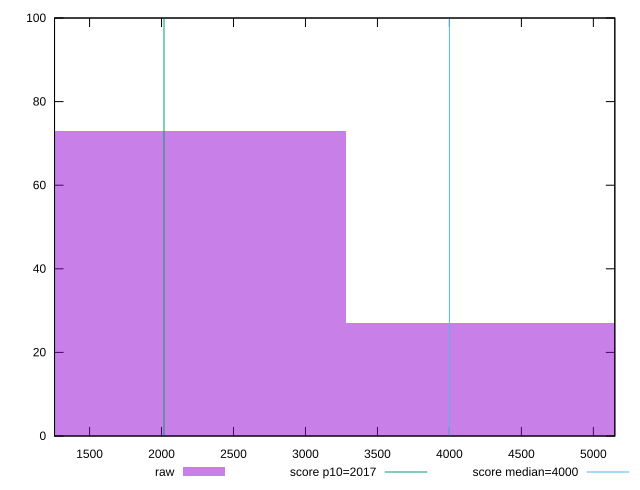

The script that saved this image:
reset

$raw <<EOF
2186.6000378715703 73
4373.200075743141 27
EOF

set key outside below
set boxwidth 2186.6000378715703
set xrange [1256.596000000001:5149.143999999999]
set yrange [0:100]
set trange [0:100]
set style fill transparent solid 0.5 noborder

set parametric
set terminal svg size 640, 490 enhanced background rgb 'white'
set output "report_00015_2021-02-09T16-11-33.973Z/mainthread-work-breakdown/samples/pages+cached+noadtech+nomedia/raw/histogram.svg"

plot $raw title "raw" with boxes, \
     2017,t title "score p10=2017", \
     4000,t title "score median=4000"

reset
